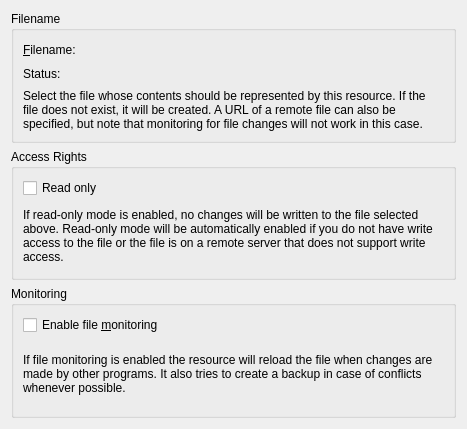
<?xml version="1.0" encoding="UTF-8"?>
<ui version="4.0">
 <class>SingleFileResourceConfigWidget</class>
 <widget class="QWidget" name="SingleFileResourceConfigWidget">
  <property name="geometry">
   <rect>
    <x>0</x>
    <y>0</y>
    <width>467</width>
    <height>429</height>
   </rect>
  </property>
  <attribute name="title">
   <string>File</string>
  </attribute>
  <layout class="QGridLayout" name="gridLayout_3">
   <item row="1" column="0">
    <widget class="QGroupBox" name="groupBox">
     <property name="title">
      <string>Access Rights</string>
     </property>
     <layout class="QGridLayout" name="gridLayout_4">
      <item row="0" column="0">
       <widget class="QCheckBox" name="kcfg_ReadOnly">
        <property name="text">
         <string>Read only</string>
        </property>
       </widget>
      </item>
      <item row="1" column="0">
       <widget class="QLabel" name="label_2">
        <property name="text">
         <string>If read-only mode is enabled, no changes will be written to the file selected above. Read-only mode will be automatically enabled if you do not have write access to the file or the file is on a remote server that does not support write access.</string>
        </property>
        <property name="wordWrap">
         <bool>true</bool>
        </property>
       </widget>
      </item>
     </layout>
    </widget>
   </item>
   <item row="2" column="0">
    <widget class="QGroupBox" name="groupBox_3">
     <property name="title">
      <string>Monitoring</string>
     </property>
     <layout class="QGridLayout" name="gridLayout">
      <item row="1" column="0" colspan="3">
       <widget class="QLabel" name="label_5">
        <property name="text">
         <string>If file monitoring is enabled the resource will reload the file when changes are made by other programs. It also tries to create a backup in case of conflicts whenever possible.</string>
        </property>
        <property name="wordWrap">
         <bool>true</bool>
        </property>
       </widget>
      </item>
      <item row="0" column="0">
       <widget class="QCheckBox" name="kcfg_MonitorFile">
        <property name="text">
         <string>Enable file &amp;monitoring</string>
        </property>
       </widget>
      </item>
     </layout>
    </widget>
   </item>
   <item row="0" column="0">
    <widget class="QGroupBox" name="groupBox_2">
     <property name="title">
      <string>Filename</string>
     </property>
     <layout class="QVBoxLayout" name="verticalLayout">
      <item>
       <layout class="QHBoxLayout" name="horizontalLayout">
        <item>
         <widget class="QLabel" name="label">
          <property name="text">
           <string>&amp;Filename:</string>
          </property>
          <property name="buddy">
           <cstring>kcfg_Path</cstring>
          </property>
         </widget>
        </item>
        <item>
         <widget class="KUrlRequester" name="kcfg_Path"/>
        </item>
       </layout>
      </item>
      <item>
       <widget class="QLabel" name="statusLabel">
        <property name="text">
         <string>Status:</string>
        </property>
       </widget>
      </item>
      <item>
       <widget class="QLabel" name="label_3">
        <property name="text">
         <string>Select the file whose contents should be represented by this resource. If the file does not exist, it will be created. A URL of a remote file can also be specified, but note that monitoring for file changes will not work in this case.</string>
        </property>
        <property name="wordWrap">
         <bool>true</bool>
        </property>
       </widget>
      </item>
     </layout>
    </widget>
   </item>
  </layout>
 </widget>
 <customwidgets>
  <customwidget>
   <class>KUrlRequester</class>
   <extends>QFrame</extends>
   <header>kurlrequester.h</header>
  </customwidget>
 </customwidgets>
 <resources/>
 <connections/>
</ui>
